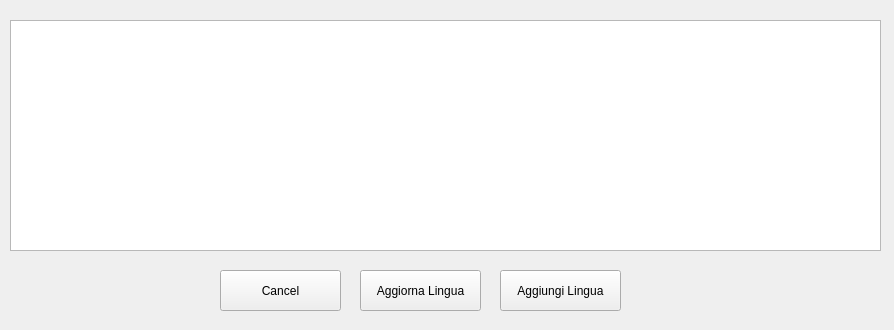
<?xml version="1.0" encoding="UTF-8"?>
<ui version="4.0">
 <class>lingue_table</class>
 <widget class="QWidget" name="lingue_table">
  <property name="geometry">
   <rect>
    <x>0</x>
    <y>0</y>
    <width>894</width>
    <height>330</height>
   </rect>
  </property>
  <property name="windowTitle">
   <string>Form</string>
  </property>
  <widget class="QTableWidget" name="tableWidget">
   <property name="geometry">
    <rect>
     <x>10</x>
     <y>20</y>
     <width>871</width>
     <height>231</height>
    </rect>
   </property>
  </widget>
  <widget class="QPushButton" name="button_cancel_lingue_table">
   <property name="geometry">
    <rect>
     <x>220</x>
     <y>270</y>
     <width>121</width>
     <height>41</height>
    </rect>
   </property>
   <property name="text">
    <string>Cancel</string>
   </property>
  </widget>
  <widget class="QPushButton" name="button_aggiorna_lingue_table">
   <property name="geometry">
    <rect>
     <x>360</x>
     <y>270</y>
     <width>121</width>
     <height>41</height>
    </rect>
   </property>
   <property name="text">
    <string>Aggiorna Lingua</string>
   </property>
  </widget>
  <widget class="QPushButton" name="button_aggiungi_lingue_table">
   <property name="geometry">
    <rect>
     <x>500</x>
     <y>270</y>
     <width>121</width>
     <height>41</height>
    </rect>
   </property>
   <property name="text">
    <string>Aggiungi Lingua</string>
   </property>
  </widget>
 </widget>
 <resources/>
 <connections/>
</ui>
